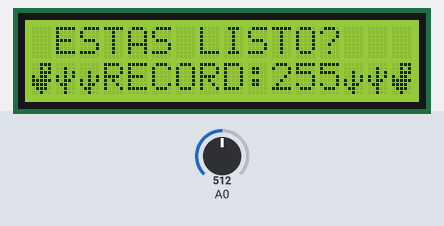
Simulated run of this sketch. Board: Arduino Uno, built with avr-gcc and run on an emulated ATmega328P. Parts: 16×2 character LCD. The inputs (shaded band) are chosen by the test bench; at power-on: A0 = 512. Random numbers use the default seed unless the sketch sets one. At 7.6 s the program stops and its outputs stay as they are.

Above: at 2.2 s.
2.3 s: A0 set to 216
3.8 s: A0 set to 187
At 3.92 s:
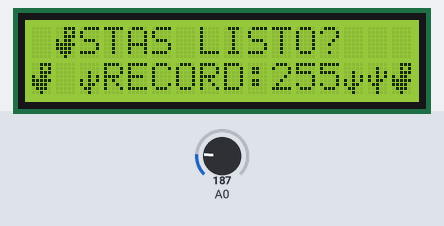
At 4.43 s:
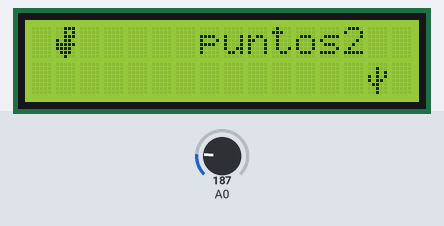
6.0 s: A0 set to 210
At 7.9 s:
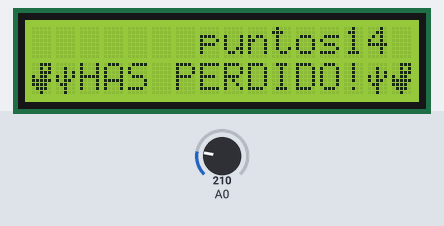
Timing chart, 0 to 9.1 s (numbered marks = the images above; inputs shaded):
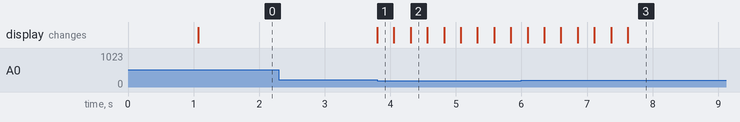

Measured:
- the behaviour switches between 200 and 199 on A0 (found by bisection; images 0 and 1)
- after the input at 2.3 s, every drawn part: stays the same
- after the input at 3.8 s, the display: changes at once (image 1)

The sketch:

dinosaurio_melany.ino
```cpp
/****************************************************************\
   ================================================================
                    JUEGO DEL DINOSAURIO


  Hecho por:Melany Vinagre León
  ================================================================
  \****************************************************************/

  //--------------.--------IMPORTAMOS BIBLIOTECAS NECESARIAS PARA EL JUEGO --------------------------------
  #include <LiquidCrystal.h>// para manejar una pantalla LCD. (La pantalla LCD es donde veremos el juego. )
  #include <Keypad.h>// nos enseña cómo detectar cuando presionamos un botón (en este juego no se usa mucho)
  #include <EEPROM.h>//nos ayuda a guardar la puntuación más alta en un lugar seguro (memoria externa), incluso si apagamos el Arduino.


  // Comenta esta sección si estás ejecutando el código con un solo botón(en mi caso yo siempre uso dos  botones de la pantalla : up y reset ).

  #define CMK_HARDWARE

  const int eepromAddress = 0; // direccion de la eeprom para guaradar el valor del record sin que se pierda
  int valorrecord = 0; // valor inicial que vamos a meter en la eeprom para luego modificarlo(todas las veces que se actualice )


  #ifdef CMK_HARDWARE
    // LCD pins
    #define RS 8    // LCD reset pin
    #define En 9    // LCD enable pin
    #define D4 4    // LCD data pin 4
    #define D5 5    // LCD data pin 5
    #define D6 6    // LCD data pin 6
    #define D7 7    // LCD data pin 7
  #else
    // LCD pins
    #define RS 12   // LCD reset pin
    #define En 11   // LCD enable pin
    #define D4 5    // LCD data pin 4
    #define D5 4    // LCD data pin 5
    #define D6 3    // LCD data pin 6
    #define D7 2    // LCD data pin 7
  #endif

  //inicializamos la pantalla LCD
  LiquidCrystal lcd(RS, En, D4, D5, D6, D7);

  // puntos del juego
  int cuadrados = 0; // numero de cuadraditos totales que consigues pasar en una partida en el juego( en la pantalla lo tenemos puesto con el nombre "score")


  // Limitamos la frecuencia de salto( porque si no ponemos un limite el personaje podria mantenerse arriba todo el tiempo que quisieses y no tendria complicacion el juego)
  bool salto = false;


//-------PERSONAJES NECESARIOS EN EL JUEGO----------
// ----- Vamos a configurar cada dibujo que aparece en el juego para que pueda aparecer bien en la pantalla LCD

  // dinosaurio con pierna derecha
  byte dino_r[8] = {
    B00000111,
    B00000101,
    B00000111,
    B00010110,
    B00011111,
    B00011110,
    B00001110,
    B00000010
  };

  // dinosaurio con pierna izquierda
  byte dino_l[8] = {
    B00000111,
    B00000101,
    B00000111,
    B00010110,
    B00011111,
    B00011110,
    B00001110,
    B00000100
  };
   //cactus grande
  byte cactus_big[8] = {
    B00000000,
    B00000100,
    B00000101,
    B00010101,
    B00010110,
    B00001100,
    B00000100,
    B00000100
  };

  // Cactus pequeño
  byte cactus_small[8] = {
    B00000000,
    B00000000,
    B00000100,
    B00000101,
    B00010101,
    B00010110,
    B00001100,
    B00000100
  };


  // configuramos el mundo para crear una pequeña parte el  juego.(CHAR WORLD )
  //Cada número dentro del arreglo representa un elemento o carácter que se mostrará en la pantalla
  //  112, 117, 110, 116, 111, 115 es la palabra puntos  que utilizaos para imprimir por pantalla la variable cuadrados
  // el numero 32 es espacio en blanco
  //el numero 0 es un dinosaurio y el 3 es un cactus
  char world[] = {
    32, 32, 32, 32, 32, 32, 32, 112, 117, 110, 116, 111, 115, 32, 32, 32,
    32, 0, 32, 32, 32, 32, 32, 32, 32, 32, 32, 32, 32, 32, 32, 32,
};


  // bucle de juego infinito
  uint8_t scroll_world() {
    // en el hardware real necesitamos un retraso (delay 250)
    #ifdef CMK_HARDWARE// comprobamos si esta definida la macro ( para un uso determinado)
      delay(250);// rl ptograma se pausa durante 0.25 segundos
    #endif


    //Esta línea de código decide si el siguiente objeto que aparecerá en la pantalla será un cactus pequeño, un cactus grande o un espacio vacío.
    //-----------POSIBLES CASOS Y QUE AARECERA EN PANTALLA -------------
    // Si el número es muy pequeño (cerca del 2), aparece un cactus grande.
    //Si el número es un poco más grande, aparece un cactus pequeño.
    //Si el número es muy grande (cerca del 34), aparece un espacio vacío.
    // el numero que sale se almacena en la variable que esta definida como objeto_aleatorio
    char objeto_aleatorio = random(2, 35);


    // lugar del cactus en el mapa
    if (objeto_aleatorio< 4) world[31] = objeto_aleatorio;//si aparece esto se pondra un cactus en la posicion 31 ( aparecera en la pantalla )

    // si no lo que nos indica este codigon es que en esa posicion (si el numero aleatorio es >4 aparecera un espacio vacio)
    else world[31] = 32;


    //Esta parte del código se encarga de hacer que los cactus se muevan hacia el dinosaurio, simulando que el dinosaurio está corriendo.
    // Recorre la segunda fila del mapa del juego
    for (int i = 16; i < 32; i++) {// con esto revivimos constantemente la segunda fila de la pantalla (16-31, ya sabemos que cada numero es un hueco en la pantalla LCD)
      // vemos si hay un cactus ( es 2 o es 3 ) para que se ejecute la siguiente parte del codigo
      if (world[i] == 2 or world[i] == 3) {
        // vemos si la celda anterio era cactus o estaba vacia ( se guarda en anterior , hemos utilizado esta variable para que se entienda mejor )
        char anterior = (i < 31) ? world[i + 1] : 32;

        //vemos si el espacio justo antes del cactus está vacío. Si no está vacío, significa que el dinosaurio está ahí y ha chocado con el cactus.
        //Si hay una colisión, el juego termina.
        if (world[i - 1] < 2) return 1;

        world[i - 1] = world[i];//Esta parte hace que el cactus se mueva un espacio hacia la izquierda.
        world[i] = anterior;//Aquí se llena el espacio que quedó vacío detrás del cactus con lo que había antes(cactus o vacio )
      }
    }


    world[15] = 32;//Esto asegura que la esquina superior derecha del mundo del juego siempre esté vacía.(si aparece algo , mal)

    // este if verifica si hay un cactus en la posición 16 del mundo del juego.
    //Si hay un cactus ahí, significa que el dinosaurio acaba de saltar y dejar un espacio vacío. Entonces, se borra el cactus de esa posición(para que no haya fallos)
    if (world[16] < 2) world[16] = 32;

    return 0;// el juego continua ya que si se cumple la condicion significa que  no habria chocado el dinosaurio
  }


  void update_world() {  // hace que el cactus venga hacia el dinosaurio
    int juego_terminado = scroll_world();// vemos si detecta colisiones o no (1 , seria jueo terminado ) se almacena en juego_terminado y si pasa eso salta a la linea de codigo de juego_terminado

    // en el caso en el que se gane el juego aparecera la siguiente linea de codigo
    if (cuadrados == 250) {// se pone a 250 ya que es un valor alto y dificil  pero a la vez adsequible para que se pueda ganar algunas veces , se ha comprobado que se imprime bien en pantalla
      lcd.setCursor(0, 0);
      lcd.print("   HAS GANADO!    ");
      lcd.setCursor(0, 1);
      lcd.write(byte(0));
      lcd.write(byte(32));
      lcd.write(byte(2));
      lcd.write(byte(2));
      lcd.write(byte(2));
      lcd.write(byte(3));
      lcd.write(byte(3));
      lcd.write(byte(3));
      lcd.write(byte(3));
      lcd.write(byte(3));
      lcd.write(byte(3));
      lcd.write(byte(2));
      lcd.write(byte(2));
      lcd.write(byte(2));
      lcd.write(byte(32));
      lcd.write(byte(1));
      while(1);
    }

    // se ha acabado el juego porque hemos chocado contra un cactus ( aparecera esto en pantalla )
    if (juego_terminado) {
      lcd.setCursor(0, 1);
      lcd.write(byte(0));// ya sabemos que el 0 representara un dinosaurio
      lcd.write(byte(3));// este reresentara un cactus
      lcd.print("HAS PERDIDO!");
      lcd.write(byte(3));
      lcd.write(byte(0));
      while(1);
    }


    // esta linea de codigo se utiliza para ir incrementando el numero de cuadrados que salen en pantalla
     //Así  mostramos  en la pantalla cuánto cuadrados  ha recorrido .
    cuadrados++;

    // actualizamos los puntos ( el numero de cuadrados recorridos en esa partida )
    //lo mostramos en pantalla (puntos  es el nombre que se muestra ,indica el maximo de esa partida )
    lcd.setCursor(13, 0);
    lcd.print(cuadrados);

    lcd.setCursor(0, 0);// ponemos el cursor para empezar a poner cosas a partir de esa posicion

    //------Bucle para ir posicionando el mundo ------------
    for (int i = 0; i < 32; i++) {// recorremos todas las posiciones de la pantalla con este bucle for
      if (world[i] < 2) world[i] ^= 1;// con esto hacemos que el dinosaurio simule que camina levantando pierna izquierda y derecha simultaneamente
      if (i == 16) lcd.setCursor(0, 1);// aqui actualizamos fila ya que al llegar al hueco 16 en la pantalla ya seria la segunda fila que tenemos
      if (i < 13 || i > 15)// imprimimos en la pantalla lo que nos toque en esa posicion
        lcd.write(byte(world[i]));
    }
  }


  // para el uso de los botones que implementamos en el juego
  bool get_button() {
    // uso del boton up de la pantalla
    #ifdef CMK_HARDWARE
      int entrada_pantalla;
     entrada_pantalla = analogRead (0);//Aquí se lee el valor analógico del pin 0 del Arduino. Esto se utiliza para leer los botones del shield LCD.
      if (entrada_pantalla < 200) return LOW;    // button up (vemos que si es menor , el boton esta siendo presionado )
      else return HIGH;
    #else
      return digitalRead(7);// esta linea " no hace falta" es para porsi se ejecuta con otro hardware
    #endif
  }


  //------------- arduino setup-----------
  void setup() {
    // Inicia la comunicación serial
    Serial.begin(9600);
    delay(1000); // Espera un segundo para asegurarse de que el Monitor Serial esté listo

    // Inicializa el LCD
    #ifndef CMK_HARDWARE
      EEPROM.put(eepromAddress, valorrecord);// ponemos el valorrecord en la posicion correspondiente de la eeprom

      pinMode(7, INPUT_PULLUP);// por si no esta conectada la pantalla  LCD
    #endif

    // -------asociamos numeros a objetos------------
    lcd.createChar(0, dino_l);// el numero 0 se asocia al dinosaurio con la pierna izquierda
    lcd.createChar(1, dino_r);// el numero 1 se asocia al dinosaurio con la pierna derecha
    lcd.createChar(2, cactus_small);// numero 2 con cactus pequeño
    lcd.createChar(3, cactus_big);// numero 3 con el cactus grande
    lcd.begin(16, 2);// inicializamos la pantalla con su tamaño correspondiente (16x2)


  }


  // -------------arduino loop-----------------
  void loop() {

    // para empezar a poner cosas en la pantalla desde esa posicion (inicial)
    lcd.setCursor(0, 0);

    int readValue; // inicializamos esta variable para leer el valor en la EEPROM del valor que le hemos puesto en esa casilla (RECORD DE CUADRADOS,puntos  )
    readValue=EEPROM.read(eepromAddress);//leemos ese valor

    lcd.print(" ESTAS LISTO? ");
    lcd.setCursor(1, 0);
    lcd.setCursor(0, 1);
    lcd.write(byte(0));
    lcd.write(byte(3));
    lcd.write(byte(2));
    lcd.print("RECORD:");
    lcd.print(readValue);//imprimimos ese valor de record de cuadrados en pantalla inicial
    lcd.write(byte(2));
    lcd.write(byte(3));
    lcd.write(byte(0));

    while(get_button() == HIGH);


    // ----------------loop juego ---------------------
    // el while true inicia un bucle infinito.
    // Esto significa que el código dentro de este bucle se repetirá constantemente hasta que se apague el dispositivo o se reinicie el programa.
    while(true) {
      // Para evitar que el dinosaurio se quede colgado en la fila superior todo el tiempo
      salto ^= 1;
      // cuando precioonamos el boton
      if (get_button() == LOW && salto == true) {// si se encuentra  saltando se realiza lo de dentro del if
        // actualizamos la posicion del dinosaurio en la pantalla
        lcd.setCursor(1, 1);
        lcd.write(byte(32));
        lcd.setCursor(1, 0);
        lcd.write(byte(0));

        // actualizamos la posicion del dinosaurio en el juego
        world[1] = byte(0);
        world[17] = byte(32);

        // mientras el dinosaurio se "actualiza" para ver que tiene que salir despues
        for (int i = 0; i < 4; i++) update_world();

        // actualizamos la posicion del dinosaurio en el juego
        world[1] = byte(32);
        world[17] = byte(0);

        // actualizamos la posicion del dinosaurio en la pantalla
        lcd.setCursor(1, 0);
        lcd.write(byte(32));
        lcd.setCursor(1, 1);
        lcd.write(byte(0));
      }

      //------  para almacenar el valor del RECORD de cuadrados en la eeprom-----------------
       if (cuadrados > readValue) {// este if se hace para actualizar el valor en el caso de que sea mayor
       readValue = cuadrados;// si es mayor pues ponemos ese valor
       EEPROM.update(eepromAddress , readValue);// y actualizamos la eeprom con el nuevo valor  del record
       }

      //actualizamos el mundo para volver a iniciar una nueva partida en el juego
      update_world();
    }
  }
```
